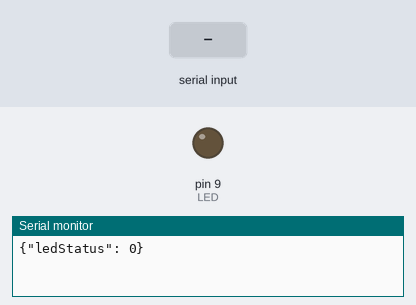
This sketch was run on a simulated Arduino Uno, built with avr-gcc and run on an emulated ATmega328P. Parts: output pins drawn as LEDs (lit = HIGH), the last lines printed to the serial monitor. The inputs (shaded band) are chosen by the test bench.

Above: at 1.2 s.
1.3 s: "y" received over Serial
At 2.5 s:
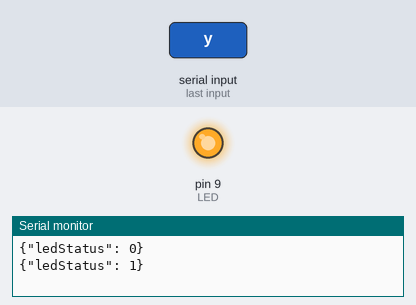
3.5 s: "n" received over Serial
At 5.3 s:
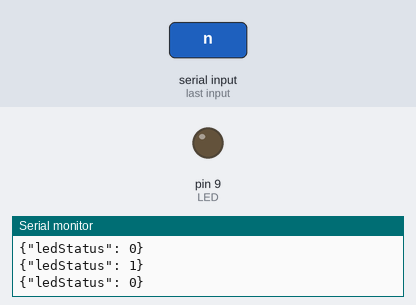
Timing chart, 0 to 6.8 s (numbered marks = the images above; inputs shaded):
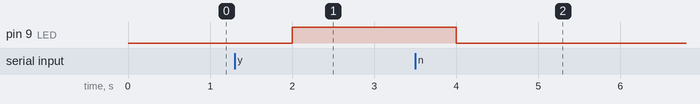

The sketch:

serial_light.ino
```cpp
#define LED 9

void setup() {
  Serial.begin(9600);

  pinMode(LED, OUTPUT);

  // Turn Led off
  digitalWrite(LED, LOW);

  // Print the led Status to the serial in JSON format
  printLEDStatus();
}

int incomingByte = 0;
void loop() {


  // Check if there's a serial message waiting.
  if (Serial.available() > 0) {
    // If there is, read the incoming byte.
    incomingByte = Serial.read();

    // if "y" turn on the led, otherwise turn off
    if (incomingByte == 'y') {
      digitalWrite(LED, HIGH);
    } else if (incomingByte == 'n') {
      digitalWrite(LED, LOW);
    }

    printLEDStatus();
  }

  delay(1000);

}

// Send the Led status via serial in JSON format
void printLEDStatus () {
   // read current LED status
    int ledStatus = digitalRead(LED);

    // Create the JSON to send
    String json = "{\"ledStatus\": " + String(ledStatus) + "}";

    // Print JSON via serial
    Serial.println(json);

}
```

Measured:
- after the input at 1.3 s, pin 9 (LED): LOW → HIGH after 0.70 s
- after the input at 3.5 s, pin 9 (LED): HIGH → LOW after 0.50 s
